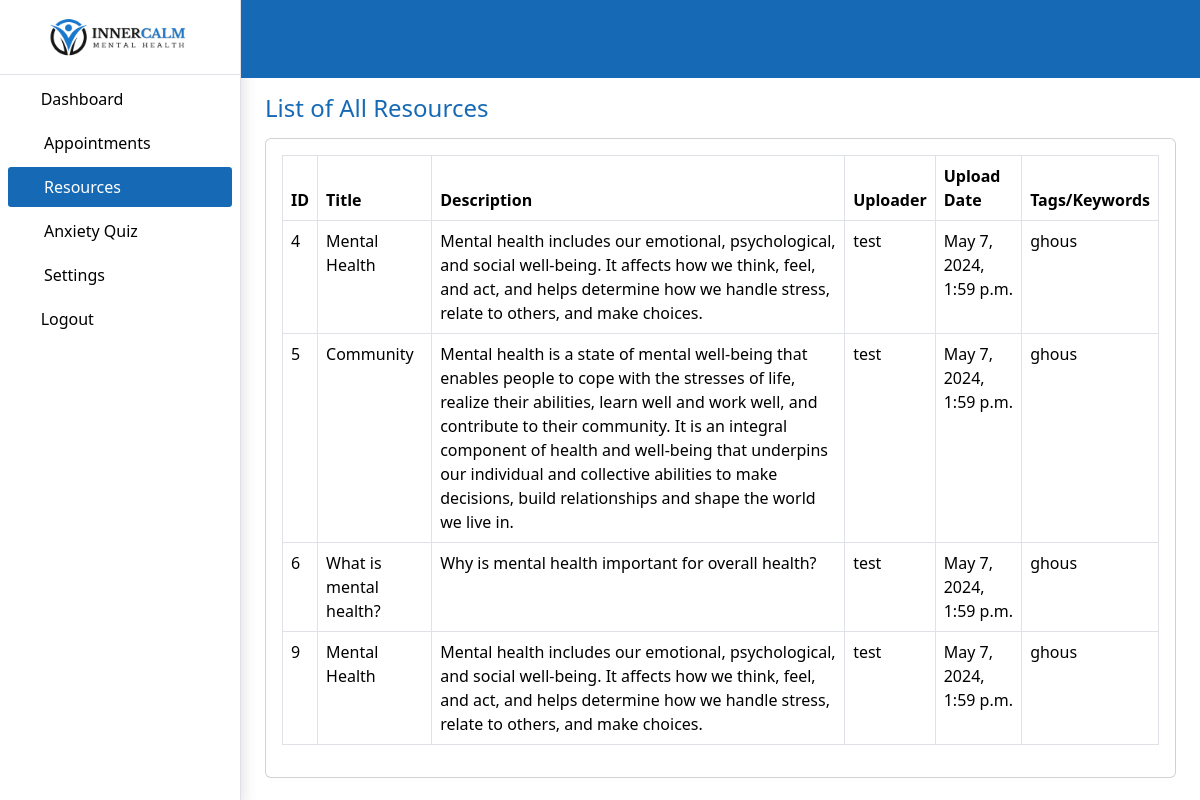
/counselors_portal/allresources/ (signed in), run on the app's committed database.
### accounts/models.py (models this page shows)
class Resources(models.Model):
    title=models.CharField(default='NA',max_length=100)
    description=models.CharField(default='NA',max_length=1000)
    media=models.CharField(max_length=1000,null=True, blank=True)
    link=models.CharField(max_length=1000,null=True, blank=True)
    user = models.ForeignKey(User, on_delete=models.CASCADE)
    keywords=models.CharField(max_length=1000,null=True, blank=True)
    created_at = models.DateTimeField(auto_now_add=True, null=True, blank=True)

class User(AbstractUser):
    is_admin = models.BooleanField(default=False)
    is_client = models.BooleanField(default=False)
    is_doc = models.BooleanField(default=False)
    age = models.IntegerField(default='0')
    gender = models.CharField(default='NA',max_length=10)
    location = models.CharField(default='NA',max_length=50)
    lang=models.CharField(default='NA',max_length=50)
    phone=models.IntegerField(default='0',max_length=12)
    lang=models.CharField(default='NA',max_length=50)
    groups = models.ManyToManyField(
        Group,
        blank=True,
        related_name='custom_user_groups',  # Unique related_name for groups
    )
    user_permissions = models.ManyToManyField(
        Permission,
        blank=True,
        related_name='custom_user_permissions',  # Unique related_name for permissions
)

### counselors_portal/views.py (the view)
# urls.py: path('allresources/', views.all_resources, name='allresources'),
def all_resources(request):
    user=request.user
    data=Resources.objects.filter(user=user)
    return render(request, 'counselors_portal/allresources.html',{'data':data})

### counselors_portal/templates/counselors_portal/allresources.html (shortened to what this page needs)
{% load static %}
<!DOCTYPE html>
<html lang="en">
<head>
    <link rel="stylesheet" href="{% static 'website/img/favicon.png' %}" rel="icon">
    <link rel="stylesheet" href="{% static 'website/img/apple-touch-icon.png' %}" rel="apple-touch-icon">
    <link rel="stylesheet" href="{% static 'website/vendor/fontawesome-free/css/all.min.css' %}">
    <link rel="stylesheet" href="{% static 'website/vendor/animate.css/animate.min.css' %}">
    <link rel="stylesheet" href="{% static 'website/vendor/bootstrap/css/bootstrap.min.css' %}">
    <link rel="stylesheet" href="{% static 'website/vendor/bootstrap-icons/bootstrap-icons.css' %}">
    <link rel="stylesheet" href="{% static 'website/vendor/boxicons/css/boxicons.min.css' %}">
    <link rel="stylesheet" href="{% static 'website/vendor/glightbox/css/glightbox.min.css' %}">
    <link rel="stylesheet" href="{% static 'website/vendor/remixicon/remixicon.css' %}">
    <link rel="stylesheet" href="{% static 'website/vendor/swiper/swiper-bundle.min.css' %}">
    <link rel="stylesheet" href="{% static 'website/css/admin_styles.css' %}">
    <link rel="stylesheet" href="{% static 'website/css/datatables.css' %}">
</head>
<body>
    <div class="d-flex" id="wrapper">
        <div class="primary-bg shadow border-end " id="sidebar-wrapper">
            <div class="text-center primary-text bg-blue-color fs-4 fw-semibold text-uppercase border-bottom">
                <a href="{% url 'website:home' %}">
                    <img src="{% static 'website/img/blacklogo2.png' %}" class="py-3" width="150" height="auto" alt="">
                </a>
            </div>
            <ul class="navbar-nav sidebar_list">
                <li class="nav-item px-2 py-0 mt-1">
                    <a href="{% url 'counselors_portal:home' %}" class="text-decoration-none nav-link px-2">
                        <span><i class="fas fa-tachometer-alt me-2"></i></span>
                        <span>Dashboard</span>
                    </a>
                </li>
                <li class="nav-item px-2 py-0 mt-1">
                    <a class="text-decoration-none nav-link px-2 d-flex justify-content-between"
                        data-bs-toggle="collapse" href="#collapseSchedular" onclick="toggleArrow1()" role="button"
                        aria-expanded="false" aria-controls="collapseExample">
                        <span><i class="fa-solid fa-calendar-alt me-2 size"></i>Appointments</span>
                        <span id="myArrow2"><i class="fas fa-angle-right"></i></span>
                    </a>
                </li>
                <li class="nav-item px-2 py-0 mt-1">
                    <a class="text-decoration-none nav-link px-2 d-flex justify-content-between active"
                        data-bs-toggle="collapse" href="#collapseanalytics" onclick="toggleArrow3()" role="button"
                        aria-expanded="false" aria-controls="collapseExample">
                        <span><i class="fa-solid fa-cubes
                         me-2 size"></i>Resources</span>
                        <span id="myArrow4"><i class="fas fa-angle-right"></i></span>
                    </a>
                </li>
                <li class="nav-item px-2 py-0 mt-1">
                    <a class="text-decoration-none nav-link px-2 d-flex justify-content-between"
                        data-bs-toggle="collapse" href="#collapseanalytics4" onclick="toggleArrow4()" role="button"
                        aria-expanded="false" aria-controls="collapseExample">
                        <span><i class="fa-solid fa-file me-2 size"></i>Anxiety Quiz</span>
                        <span id="myArrow4"><i class="fas fa-angle-right"></i></span>
                    </a>
                </li>
                <li class="nav-item px-2 py-0 mt-1">
                    <a class="text-decoration-none nav-link px-2 d-flex justify-content-between"
                        data-bs-toggle="collapse" href="#collapseanalytics7" onclick="toggleArrow7()" role="button"
                        aria-expanded="false" aria-controls="collapseExample">
                        <span><i class="fa-solid fa-gear me-2 size"></i>Settings</span>
                        <span id="myArrow4"><i class="fas fa-angle-right"></i></span>
                    </a>
                </li>
                <li class="nav-item px-2 py-0 mt-1">
                    <a href="{% url 'accounts:logout' %}" class="text-decoration-none nav-link px-2">
                        <span><i class="fas fa-power-off me-2"></i></span>
                        <span>Logout</span>
                    </a>
                </li>
            </ul>
        </div>
        <div id="page-content-wrapper">
            <header class="">
                <nav class="bg-blue custom_nav">
                    <div class="container-fluid mt-1">
                        <div class="row g-2 align-items-center justify-content-between">
                            <div class="col-4 col-sm-4 col-md-6 col-lg-6 col-xl-6 col-xxl-6">
                                <div class="d-flex align-items-center text-white">
                                    <i class="fas fa-sliders-h fs-4 me-3" style="color: #fff;" id="menu-toggle"></i>
                                </div>
                            </div>
                            <div class="col-8 col-sm-8 col-md-6 col-lg-6 col-xl-6 col-xxl-6 text-end">
                                <div class="d-flex align-items-center justify-content-end">
                                    <div class="dropdown">
                                        <button class="btn p-0 border-0" type="button" id="dropdownMenuButton1"
                                            data-bs-toggle="dropdown" aria-expanded="false">
                                            <div class="d-flex align-items-center justify-content-center">
                                                <span><i class="fas fa-bell text-light"></i></span>
                                            </div>
                                        </button>
                                    </div>
                                    <div class="dropdown">
                                        <button class="btn p-0 border-0 " type="button" id="dropdownMenuButton1"
                                            data-bs-toggle="dropdown" aria-expanded="false">
                                            <div class="d-flex align-items-center ms-3">
                                                <span><i class="fas fa-user-circle text-light fs-2"></i></span>
                                            </div>
                                        </button>
                                    </div>
                                </div>
                            </div>
                        </div>
                    </div>
                </nav>
            </header>
            <div class="container-fluid px-4">
                <div class="col-12">
                    <div class="card border-0">
                        <div class="card-body px-0">
                            <h4 class="text-orange mb-3">List of All Resources</h4>
                            <div class="row g-3">
                                <div class="col-lg-12">
                                    <div class="card">
                                        <div class="card-body">
                                            <div class="table-responsive">
                                                <table class="table table-bordered" id="resources-table">
                                                    <thead class="bg_orange text-light fw-semibold">
                                                        <tr>
                                                            <th>ID</th>
                                                            <th>Title</th>
                                                            <th>Description</th>
                                                            <th>Uploader</th>
                                                            <th>Upload Date</th>
                                                            <th>Tags/Keywords</th>
                                                        </tr>
                                                    </thead>
                                                    <tbody>
                                                        {% for resource in data %}
                                                        <tr>
                                                            <td>{{resource.id}}</td>
                                                            <td>{{resource.title}}</td>
                                                            <td>{{resource.description}}</td>
                                                            <td>{{resource.user.username}}</td>
                                                            <td>{{resource.created_at}}</td>
                                                            <td>{{resource.keywords}}</td>
                                                        </tr>
                                                        {% endfor %}
                                                    </tbody>
                                                </table>
                                            </div>
                                        </div>
                                    </div>
                                </div>
                            </div>
                        </div>
                    </div>
                </div>
            </div>
        </div>
    </div>
</body>
</html>

### website/static/website/css/admin_styles.css (style rules this page uses)
:root { --main-bg-color: #25293c; --white-color: #ffffff; --blue-color: #fff; --orange-color: #166AB5; --black-color: #000; }
.primary-text { color: var(--white-color); }
.bg-blue { background: var(--orange-color); }
.text-orange { color: var(--orange-color); }
.bg-blue-color { background-color: var(--blue-color); }
.primary-bg { background-color: var(--blue-color) !important; }
.bg_orange { background-color: var(--orange-color); }
#wrapper { overflow-x: hidden; background-color: #fff !important; }
#sidebar-wrapper { min-height: 100vh; margin-left: -15rem; -webkit-transition: margin 0.25s ease-out; -moz-transition: margin 0.25s ease-out; -o-transition: margin 0.25s ease-out; transition: margin 0.25s ease-out; }
#sidebar-wrapper .sidebar_list { width: 15rem; }
#page-content-wrapper { min-width: 100vw; }
#menu-toggle { cursor: pointer; }
.sidebar_list .nav-item { border: none; padding: 15px 10px; }
.sidebar_list .nav-item .nav-link { color: #000 !important; font-size: 1rem; position: relative; }
.sidebar_list .nav-item .nav-link.active { background-color: var(--orange-color) !important; border: none; color: #ffffff !important; border-radius: 0.2rem; }
@media (min-width: 1200px) { #sidebar-wrapper { margin-left: 0; } }
@media (min-width: 1200px) { #page-content-wrapper { min-width: 0; width: 100%; } }
.custom_nav { padding: 1.27rem 0.5rem; }
.size { width: 20px; }

### data on the page
Resources: id "4", title "Mental Health", description "Mental health includes our emotional, psychological, and social well-being. It affects how we think, feel, and act, and helps determine how we handle stress, relate to others, and make choices.", user.username "test", created_at "May 7, 2024, 1:59 p.m.", keywords "ghous"
Resources: id "5", title "Community", description "Mental health is a state of mental well-being that enables people to cope with the stresses of life, realize their abilities, learn well and work well, and contribute to their community. It is an integral component of health and well-being that underpins our individual and collective abilities to make decisions, build relationships and shape the world we live in.", user.username "test", created_at "May 7, 2024, 1:59 p.m.", keywords "ghous"
Resources: id "6", title "What is mental health?", description "Why is mental health important for overall health?", user.username "test", created_at "May 7, 2024, 1:59 p.m.", keywords "ghous"
Resources: id "9", title "Mental Health", description "Mental health includes our emotional, psychological, and social well-being. It affects how we think, feel, and act, and helps determine how we handle stress, relate to others, and make choices.", user.username "test", created_at "May 7, 2024, 1:59 p.m.", keywords "ghous"
